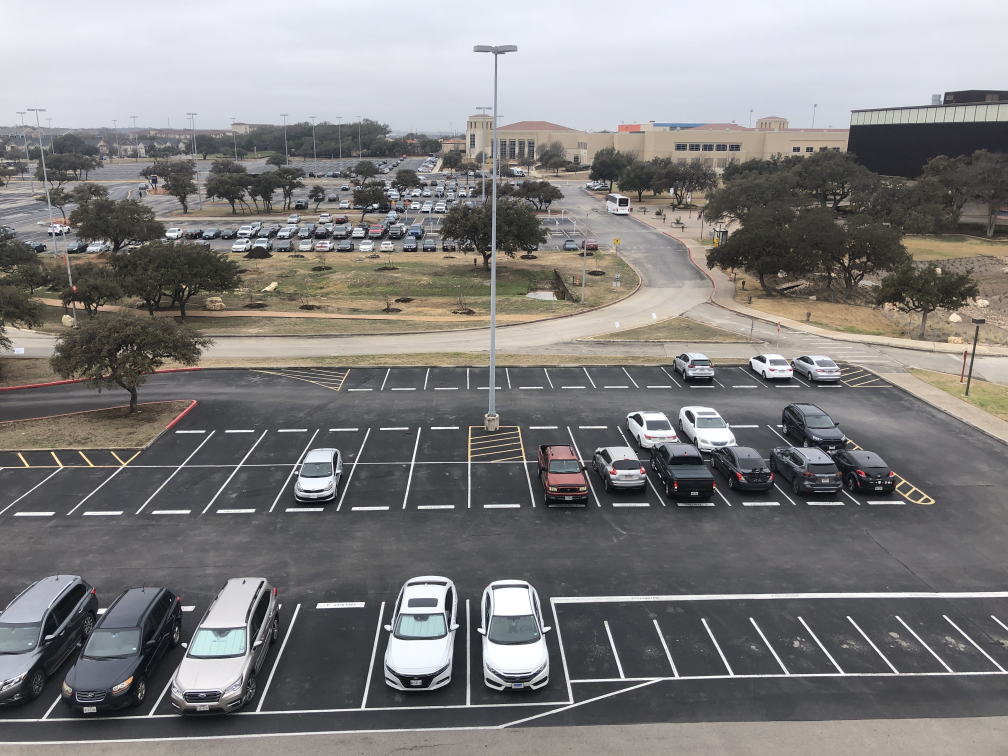
#> input picture Test Images/Ximenes_Phone.JPG, 4032 x 3024 px (shown at 1/4 size)
$ python spot-selecter.py --image 'Test Images/Ximenes_Phone.JPG' --output out.png
#> lines starting #> are read from the running program, lines starting #| are printed output that depends on the picture
import cv2
import argparse

# Set up argparse to input the image file location
ap = argparse.ArgumentParser()
ap.add_argument("-i", "--image", required=True, help="Path to the image")
ap.add_argument("-o", "--output", required=True, help=".csv file to output spot location data to")
args = vars(ap.parse_args())

# Global variable definitions
refPt = []  # list that will hold the 4 2-tuples of the spot corners, cleared each spot
corner = 0  # which corner is currently being selected; state machine that drives the selection
spot_id = 0  # running number that identifies each spot, counts from 0 up
blue = (255, 0, 0)  # constant blue BGR code
red = (0, 0, 255)  # constant red BGR code
spot_color = red  # variable that tracks which color to currently draw the spot in, flips between red and blue

# Create output file, CAUTION if it already exists then it will be cleared
fo = open(args["output"], "w")
fo.close()


# This function is called each time a mouse event is passed by cv2
def select_spot(event, x, y, flags, param):
    global refPt, corner, clone, spot_id  # redefine these variables as global

    # Point saving, on the rising edge of a left mouse click check which corner is currently being selected and save
    # the coords to refPt. On the falling edge corner is updated and the line is drawn if applicable
    if event == cv2.EVENT_LBUTTONDOWN and corner == 0:
        refPt = [(x, y)]  # clears the list and places only the first set of coords in it
        clone = image.copy()  # save the image before drawing any lines, this allows a reset to work
    elif event == cv2.EVENT_LBUTTONDOWN and corner == 1:
        refPt.append((x, y))  # appends the next set of coords to the list
    elif event == cv2.EVENT_LBUTTONDOWN and corner == 2:
        refPt.append((x, y))
    elif event == cv2.EVENT_LBUTTONDOWN and corner == 3:
        refPt.append((x, y))

    # Line Drawing, on the falling edge of a mouse click the corner is updated and the line is drawn
    elif event == cv2.EVENT_LBUTTONUP and corner == 0:
        corner = 1
    elif event == cv2.EVENT_LBUTTONUP and corner == 1:
        cv2.line(image, refPt[0], refPt[1], spot_color, thickness=2)
        corner = 2
    elif event == cv2.EVENT_LBUTTONUP and corner == 2:
        cv2.line(image, refPt[1], refPt[2], spot_color, thickness=2)
        corner = 3
    elif event == cv2.EVENT_LBUTTONUP and corner == 3:
        cv2.line(image, refPt[2], refPt[3], spot_color, thickness=2)
        cv2.line(image, refPt[3], refPt[0], spot_color, thickness=2)
        # corner is not set to 0 here, instead it is set to 0 when space is pressed to allow you to confirm the spot


# Load the image and whatnot (Hardcoded for testing)
# image = cv2.imread("./Test Images/Ximenes_Phone.JPG")
image = cv2.imread(args["image"])
#> image is the input picture: shape (3024, 4032, 3); mean B, G, R 126.2, 126.3, 128.1
scale_percent = 30  # percent of original size
width = int(image.shape[1] * scale_percent / 100)  # scale the image based on the percentage
#> width = 1209
height = int(image.shape[0] * scale_percent / 100)
#> height = 907
dim = (width, height)
#> dim = (1209, 907)
image = cv2.resize(image, dim, interpolation=cv2.INTER_AREA)  # scaled image
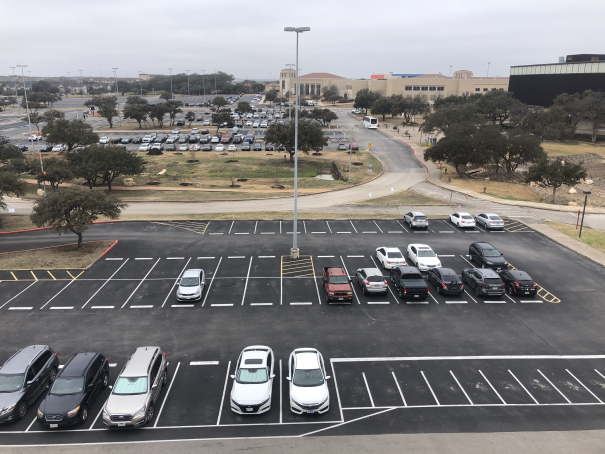
#> image: shape (907, 1209, 3) (shown at 1/2 size); mean B, G, R 126.2, 126.3, 128.1
clone = image.copy()
cv2.namedWindow("Parking Lot Map")
cv2.setMouseCallback("Parking Lot Map", select_spot)  # set mousecallback event to call select_spot function

# Keep looping until q key is press
while True:
    cv2.imshow("Parking Lot Map", image)
    key = cv2.waitKey(1) & 0xFF
#> (key q is pressed here)

    # Reset current selection
    if key == ord("r"):
        image = clone.copy()
        corner = 0
        refPt = []

    # whenever space is pressed confirm the selections and add the coordinates to the csv
    elif key == ord(" "):
        # File io setup
        fo = open(args["output"], "a")
        # spotID, tL_x, tL_y, bL_x, bL_y, bR_x, bR_y, tR_x, tR_y
        unscale = 100 / scale_percent  # use the same scale percentage to unscale the coordinates to their raw values
        fo.write("%d,%d,%d,%d,%d,%d,%d,%d,%d\n" % (spot_id,
                                                   refPt[0][0] * unscale, refPt[0][1] * unscale,
                                                   refPt[1][0] * unscale, refPt[1][1] * unscale,
                                                   refPt[2][0] * unscale, refPt[2][1] * unscale,
                                                   refPt[3][0] * unscale, refPt[3][1] * unscale))
        fo.close()

        # Place identifier in the middle of the spot by way of averages
        tX = int((refPt[0][0] + refPt[1][0] + refPt[2][0] + refPt[3][0]) / 4)
        tY = int((refPt[0][1] + refPt[1][1] + refPt[2][1] + refPt[3][1]) / 4)
        image = cv2.putText(image, "#%d" % spot_id, (tX - 10, tY), cv2.FONT_HERSHEY_COMPLEX, 0.5, (0, 0, 255), 1,
                            cv2.LINE_AA)
        spot_id += 1
        corner = 0
        # Swap color between blue and red for readability
        spot_color = red if spot_color == blue else blue


    # Break from the loop and do the stuff, probably going to change this flow
    elif key == ord("q"):
        break
